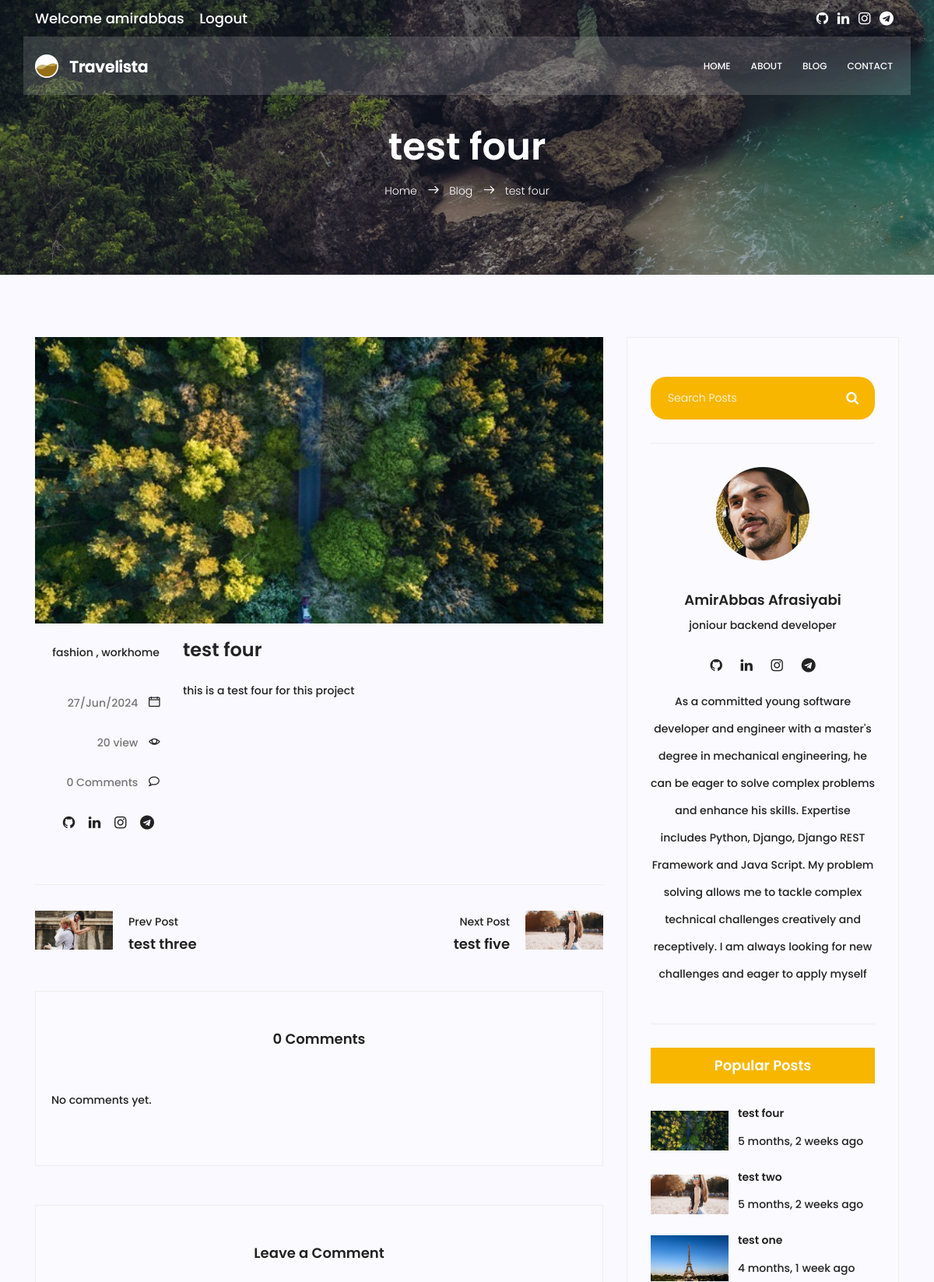
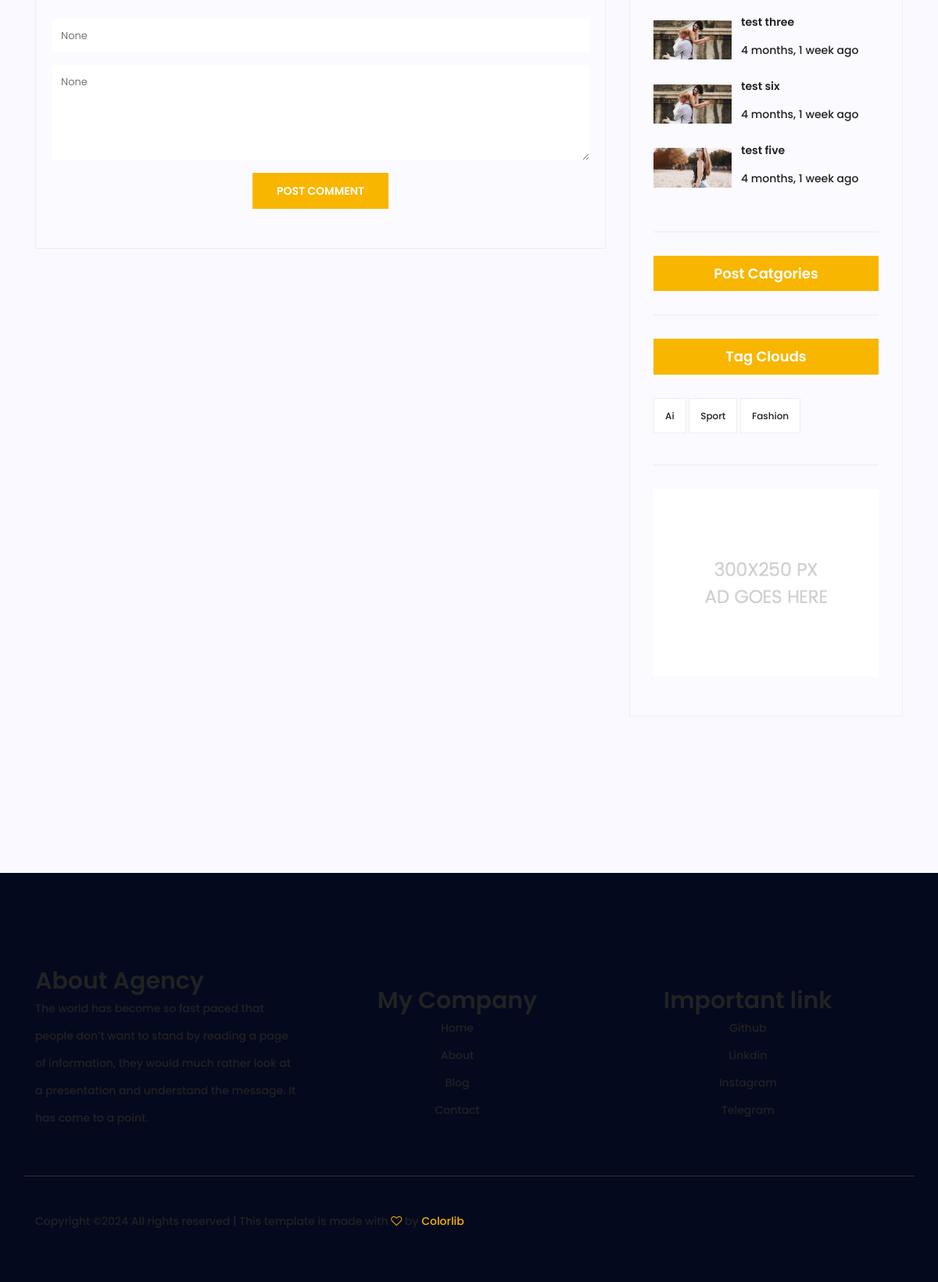
The app's page /blog/5/ (signed in) with its own data (2 pictures, top to bottom).
### blog/models.py (models this page shows, shortened)
class Post(models.Model):
    image = models.ImageField(upload_to='blog/', default='blog/default.jpg')
    author = models.ForeignKey(User, related_name="author", on_delete=models.SET_NULL, null=True)
    title = models.CharField(max_length=100)
    content = models.TextField()
    category = models.ManyToManyField(category, blank=True)
    tags = TaggableManager()
    counted_views = models.IntegerField(default=0)
    status = models.BooleanField(default=False)
    login_require = models.BooleanField(default=False)
    published_date = models.DateTimeField(null=True)
    created_date = models.DateTimeField(auto_now_add=True)
    updated_date = models.DateTimeField(auto_now=True)
    class Meta:
        ordering = ['created_date']
        verbose_name = 'پست'
        verbose_name_plural = ' پست ها'

class category(models.Model):
    name = models.CharField(max_length=255)

### blog/views.py (the view)
# urls.py: path('<int:pid>/', blog_single, name='single'),
def blog_single(request, pid):
    if request.user.is_authenticated:
        post = get_object_or_404(Post, pk=pid, status=True)
        post.counted_views += 1
        post.save()
        comments = post.comments.filter(active=True)
        new_comment = None
        if request.method == 'POST':
            comment_form = CommentForm(data=request.POST)
            if comment_form.is_valid():
                new_comment = comment_form.save(commit=False)
                new_comment.post = post
                new_comment.active = True  # Mark the comment as active
                new_comment.save()
                return redirect(post.get_absolute_url())
        else:
            comment_form = CommentForm()
        previous_post = Post.objects.filter(pk__lt=post.pk, status=True).order_by('-pk').first()
        next_post = Post.objects.filter(pk__gt=post.pk, status=True).order_by('pk').first()
        context = {
            'post': post,
            'comments': comments,
            'new_comment': new_comment,
            'comment_form': comment_form,
            'previous_post': previous_post,
            'next_post': next_post
        }
        return render(request, 'blog/blog-single.html', context)
    else:
        return render(request, 'accounts/login.html')

### blog/forms.py
class CommentForm(forms.ModelForm):
    class Meta:
        model = Comment
        fields = ('name', 'email', 'subject', 'body')  # Corrected 'field' to 'fields'

### blog/templatetags/blog_tags.py (called while the page is built)
@ register.inclusion_tag('blog/blog-popularpost.html')
def latestposts():
    posts = Post.objects.filter(status=1).order_by('published_date')
    return{'posts': posts}

@ register.inclusion_tag('blog/blog-post-category.html')
def postcategories():
    posts = Post.objects.filter(status=1)
    categories = category.objects.all()
    cat_dict = {}
    for name in categories:
       cat_dict[name] =  posts.filter(category=name).count()
    return{'categories': cat_dict}

### templates/blog/blog-single.html (shortened to what this page needs)
{% extends "base.html" %}
{% load static %}
{% load blog_tags %}
{% block content %}
<section class="relative about-banner">
  <div class="overlay overlay-bg"></div>
  <div class="container">
    <div class="row d-flex align-items-center justify-content-center">
      <div class="about-content col-lg-12">
        <h1 class="text-white">{{post.title}}</h1>
        <p class="text-white link-nav">
          <a href="{% url 'website:index' %}">Home </a>
          <span class="lnr lnr-arrow-right"></span>
          <a href="{% url 'blog:index' %}">Blog </a>
          <span class="lnr lnr-arrow-right"></span>
          <a href="{% url 'blog:single' pid=post.id %}">{{post.title}}</a>
        </p>
      </div>
    </div>
  </div>
</section>
<section class="post-content-area single-post-area">
  <div class="container">
    <div class="row">
      <div class="col-lg-8 posts-list">
        <div class="single-post row">
          <div class="col-lg-12">
            <div class="feature-img">
              <img class="img-fluid" src="{{post.image.url}}" alt="" />
            </div>
          </div>
          <div class="col-lg-3 col-md-3 meta-details">
            <ul class="tags">
              {% for cat in post.category.all %}
                <li><a href="#">{{ cat.name }}</a></li> {% if not forloop.last %},{% endif %}
              {% endfor %}
            </ul>
            <div class="user-details row">
              <p class="date col-lg-12 col-md-12 col-6">
                <a href="#">{{post.published_date|date:"d/M/Y"}}</a>
                <span class="lnr lnr-calendar-full"></span>
              </p>
              <p class="view col-lg-12 col-md-12 col-6">
                <a href="#">{{post.counted_views}} view </a> <span class="lnr lnr-eye"></span>
              </p>
              <p class="comments col-lg-12 col-md-12 col-6">
                <a href="#">{{comments.count}} Comments</a> <span class="lnr lnr-bubble"></span>
              </p>
              <ul ul class="social-links col-lg-12 col-md-12 col-6">
                <li>
                  <a href="https://github.com/AmirabbasAfrasiyabi"><i class="fa fa-github"></i></a>
                </li>
                <li>
                  <a href="https://www.linkedin.com/in/amirabbas-afrasiyabi-a6a230259/"><i class="fa fa-linkedin"></i></a>
                </li>
                <li>
                  <a href="https://www.instagram.com/amirabbas.afrasiabi/"><i class="fa fa-instagram"></i></a>
                </li>
                <li>
                  <a href="https://web.telegram.org/k/#@amir_afrasiyabi"><i class="fa fa-telegram"></i></a>
                </li>
              </ul>
            </div>
          </div>
          <div class="col-lg-9 col-md-9">
            <h3 class="mt-20 mb-20">{{post.title}}</h3>
            <p class="excert">
            {{post.content|safe}}
            </p>
          </div>
        </div>
        <div class="navigation-area">
          <div class="row">
            {% if previous_post %}
            <div class="col-lg-6 col-md-6 col-12 nav-left flex-row d-flex justify-content-start align-items-center">
              <div class="thumb">
                <a href="{% url 'blog:single' pid=previous_post.id %}">
                  <img class="img-fluid" src="{{ previous_post.image.url }}" alt="{{ previous_post.title }}" />
                </a>
              </div>
              <div class="arrow">
                <a href="{% url 'blog:single' pid=previous_post.id %}">
                </a>
              </div>
              <div class="details">
                <p>Prev Post</p>
                <a href="{% url 'blog:single' pid=previous_post.id %}"><h4>{{ previous_post.title }}</h4></a>
              </div>
            </div>
            {% endif %}
            {% if next_post %}
            <div class="col-lg-6 col-md-6 col-12 nav-right flex-row d-flex justify-content-end align-items-center">
              <div class="details">
                <p>Next Post</p>
                <a href="{% url 'blog:single' pid=next_post.id %}"><h4>{{ next_post.title }}</h4></a>
              </div>
              <div class="arrow">
                <a href="{% url 'blog:single' pid=next_post.id %}">
                </a>
              </div>
              <div class="thumb">
                <a href="{% url 'blog:single' pid=next_post.id %}">
                  <img class="img-fluid" src="{{ next_post.image.url }}" alt="{{ next_post.title }}" />
                </a>
              </div>
            </div>
            {% endif %}
          </div>
        </div>
        <div class="comments-area">
    <h4>{{ comments.count }} Comments</h4>
    {% for comment in comments %}
    <div class="comment-list">
        <div class="single-comment justify-content-between d-flex">
            <div class="user justify-content-between d-flex">
                <div class="thumb"></div>
                <div class="desc">
                    <h5><a href="#">{{ comment.name }}</a></h5>
                    <p class="date">{{ comment.created_on|date:"F d, Y" }} at {{ comment.created_on|date:"H:i" }}</p>
                    <p class="comment">{{ comment.body }}</p>
                </div>
            </div>
            <div class="reply-btn">
                <a href="#" class="btn-reply text-uppercase">Reply</a>
            </div>
        </div>
    </div>
    {% empty %}
    <p>No comments yet.</p>
    {% endfor %}
</div>
<div class="comment-form">
    <h4>Leave a Comment</h4>
    <form method="post" action="{% url 'blog:single' pid=post.id %}">
        <div class="form-group">
            <input type="text" class="form-control" id="subject" name="subject" placeholder="Subject" value="{{ comment_form.subject.value }}" required>
        </div>
        <div class="form-group">
            <textarea class="form-control mb-10" rows="5" id="body" name="body" placeholder="Message" required>{{ comment_form.body.value }}</textarea>
        </div>
        <button type="submit" class="primary-btn text-uppercase">Post Comment</button>
    </form>
</div>
      </div>
      <div class="col-lg-4 sidebar-widgets">
        <div class="widget-wrap">
          {% include "blog/blog-search.html" %}
          {% include "blog/blog-writter.html" %}
          {% latestposts %}
          {% postcategories %}
          {% include "blog/blog-tags.html" with tags=post.tags.all %}
          {% include "blog/blog-ads.html" %}
        </div>
      </div>
    </div>
  </div>
</section>
{% endblock %}

### templates/base.html (shortened to what this page needs)
{% load static %}
<!DOCTYPE html>
<html lang="zxx" class="no-js">
  <head>
    <link rel="stylesheet" href="{% static 'css/linearicons.css' %}" />
    <link rel="stylesheet" href="{% static 'css/font-awesome.min.css' %}" />
    <link rel="stylesheet" href="{% static 'css/bootstrap.css' %}" />
    <link rel="stylesheet" href="{% static 'css/magnific-popup.css' %}" />
    <link rel="stylesheet" href="{% static 'css/jquery-ui.css' %}" />
    <link rel="stylesheet" href="{% static 'css/nice-select.css' %}" />
    <link rel="stylesheet" href="{% static 'css/animate.min.css' %}" />
    <link rel="stylesheet" href="{% static 'css/owl.carousel.css' %}" />
    <link rel="stylesheet" href="{% static 'css/main.css' %}" />
  </head>
  <body>
    <header id="header">
      <div class="header-top">
        <div class="container">
          <div class="row align-items-center">
            <div class="col-lg-6 col-sm-6 col-6 header-top-left">
              <ul>
                {% if request.user.is_authenticated %}
                <li><a href="#" >Welcome {{request.user.username}}</a></li>
                <li><a href="{% url 'accounts:logout' %}">Logout</a></li>
                {%  else %}
                <li><a href="{% url 'accounts:login' %}">Login</a></li>
                <li><a href="{% url 'accounts:signup' %}">Signup</a></li>
                {% endif %}
              </ul>
            </div>
            <div class="col-lg-6 col-sm-6 col-6 header-top-right">
              <ul class="social-links">
                <li>
                  <a href="https://github.com/AmirabbasAfrasiyabi"><i class="fa fa-github"></i></a>
                </li>
                <li>
                  <a href="https://www.linkedin.com/in/amirabbas-afrasiyabi-a6a230259/"><i class="fa fa-linkedin"></i></a>
                </li>
                <li>
                  <a href="https://www.instagram.com/amirabbas.afrasiabi/"><i class="fa fa-instagram"></i></a>
                </li>
                <li>
                  <a href="https://web.telegram.org/k/#@amir_afrasiyabi"><i class="fa fa-telegram"></i></a>
                </li>
              </ul>
            </div>
          </div>
        </div>
      </div>
      <div class="container main-menu">
        <div class="row align-items-center justify-content-between d-flex">
          <div id="logo">
            <a href="{% url 'website:index' %}"
              ><img src="{% static 'img/logo.png' %}" alt="" title=""
            /></a>
          </div>
          <nav id="nav-menu-container">
            <ul class="nav-menu">
              <li><a href="{% url 'website:index' %}">Home</a></li>
              <li><a href="{% url 'website:about' %}">About</a></li>
              <li><a href="{% url 'blog:index' %}">Blog</a></li>
              <li><a href="{% url 'website:contact' %}">Contact</a></li>
            </ul>
          </nav>
        </div>
      </div>
    </header>
  </body>
</html>
{% block content %}
{% endblock  %}
<footer class="footer-area section-gap">
    <div class="container">
      <div class="header row">
        <div class="column about-agency">
            <h2>About Agency</h2>
            <p>The world has become so fast paced that people don’t want to stand by reading a page of information, they would much rather look at a presentation and understand the message. It has come to a point.</p>
        </div>
        <div class="column my-company">
            <h2>My Company</h2>
            <ul>
              <li><a href="{% url 'website:index' %}">Home</a></li>
              <li><a href="{% url 'website:about' %}">About</a></li>
              <li><a href="{% url 'blog:index' %}">Blog</a></li></li>
              <li><a href="{% url 'website:contact' %}">Contact</a></li>
            </ul>
        </div>
        <div class="column my-company">
            <h2>Important link</h2>
            <ul>
              <li>
                <a href="https://github.com/AmirabbasAfrasiyabi">Github</a>
              </li>
              <li>
                <a href="https://www.linkedin.com/in/amirabbas-afrasiyabi-a6a230259/"> Linkdin </a>
              </li>
              <li>
                <a href="https://www.instagram.com/amirabbas.afrasiabi/">Instagram</a>
              </li>
              <li>
                <a href="https://web.telegram.org/k/#@amir_afrasiyabi">Telegram</a>
              </li>
            </ul>
        </div>
    </div>
        <div class="row footer-bottom d-flex justify-content-between align-items-center">
            <p class="col-lg-8 col-sm-12 footer-text m-0">
Copyright &copy;<script>document.write(new Date().getFullYear());</script> All rights reserved | This template is made with <i class="fa fa-heart-o" aria-hidden="true"></i> by <a href="https://colorlib.com" target="_blank">Colorlib</a>
</p>
        </div>
    </div>
</footer>
</body>
</html>

### templates/blog/blog-popularpost.html (shortened to what this page needs)
{% load humanize %}
{% load static %}
<div class="single-sidebar-widget popular-post-widget">
    <h4 class="popular-title">Popular Posts</h4>
    <div class="popular-post-list">
      {% for post in posts %}
      <div class="single-post-list d-flex flex-row align-items-center">
        <div class="thumb">
          <img
            class="img-fluid"
            src="{{post.image.url}}"
            alt=""
          />
        </div>
        <div class="details">
          <a href="{% url 'blog:single' pid=post.id %}"
            ><h6>{{post.title}}</h6></a>
          <p>{{post.published_date | naturaltime}}</p>
        </div>
      </div>
      {% endfor %}
    </div>
  </div>

### templates/blog/blog-tags.html
{% load static %}
<div class="single-sidebar-widget tag-cloud-widget">
    <h4 class="tagcloud-title">Tag Clouds</h4>
    <ul>
      {% for tag in tags %}
        <li><a href="{% url 'blog:tag' tag_name=tag.name %}">{{ tag.name }}</a></li>
      {% endfor %}
    </ul>
  </div>

### records on screen
Post: title "test four", image (picture), published_date "27/Jun/2024", counted_views "20", content "this is a test four for this project", published_date "5 months, 2 weeks ago"
category: name "fashion"
category: name "workhome"
Post: image (picture), title "test three", published_date "4 months, 1 week ago"
Post: title "test five", image (picture), published_date "4 months, 1 week ago"
Post: image (picture), title "test two", published_date "5 months, 2 weeks ago"
Post: image (picture), title "test one", published_date "4 months, 1 week ago"
Post: image (picture), title "test six", published_date "4 months, 1 week ago"
Tag: name "Ai"
Tag: name "Sport"
Tag: name "Fashion"

### other values on screen
{{ request.user.username }} "amirabbas"
{{ comments.count }} "0"
